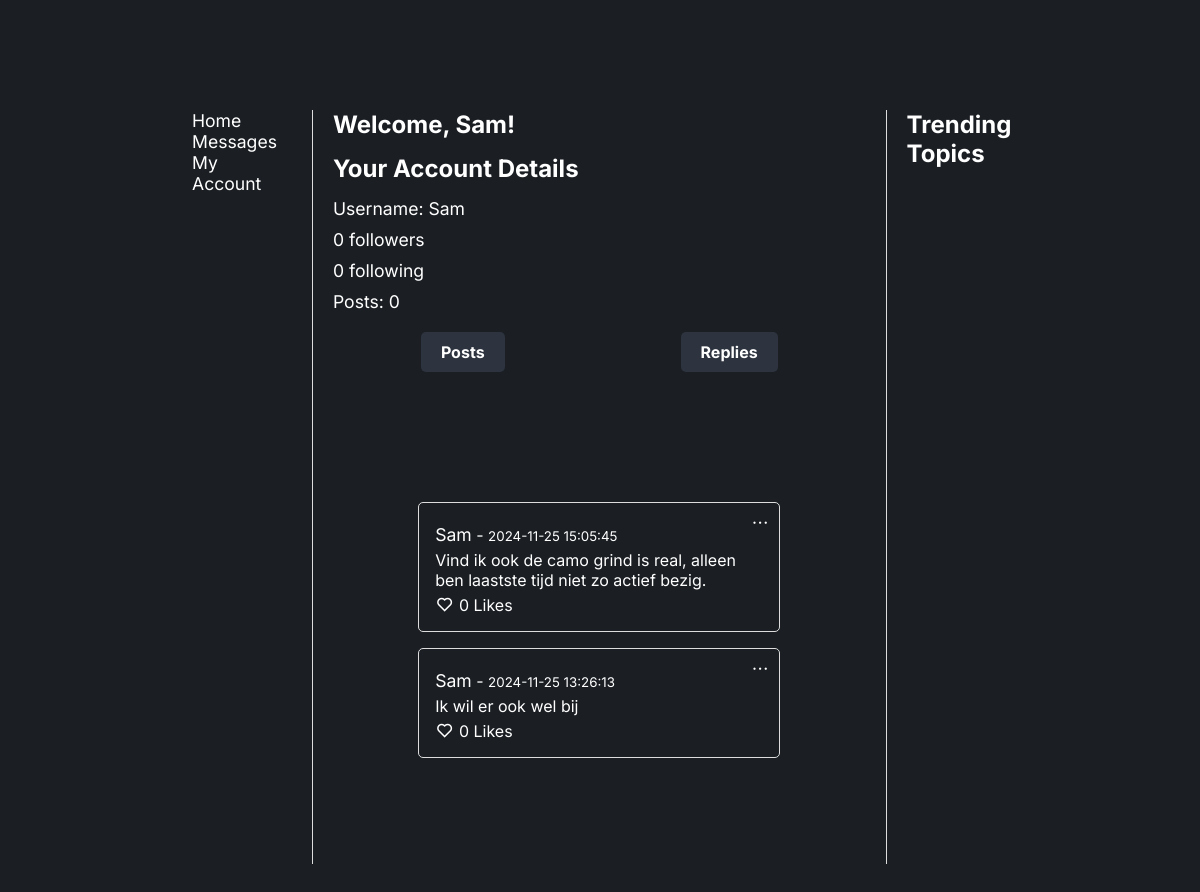
The app's page /account/replies (signed in), older data.
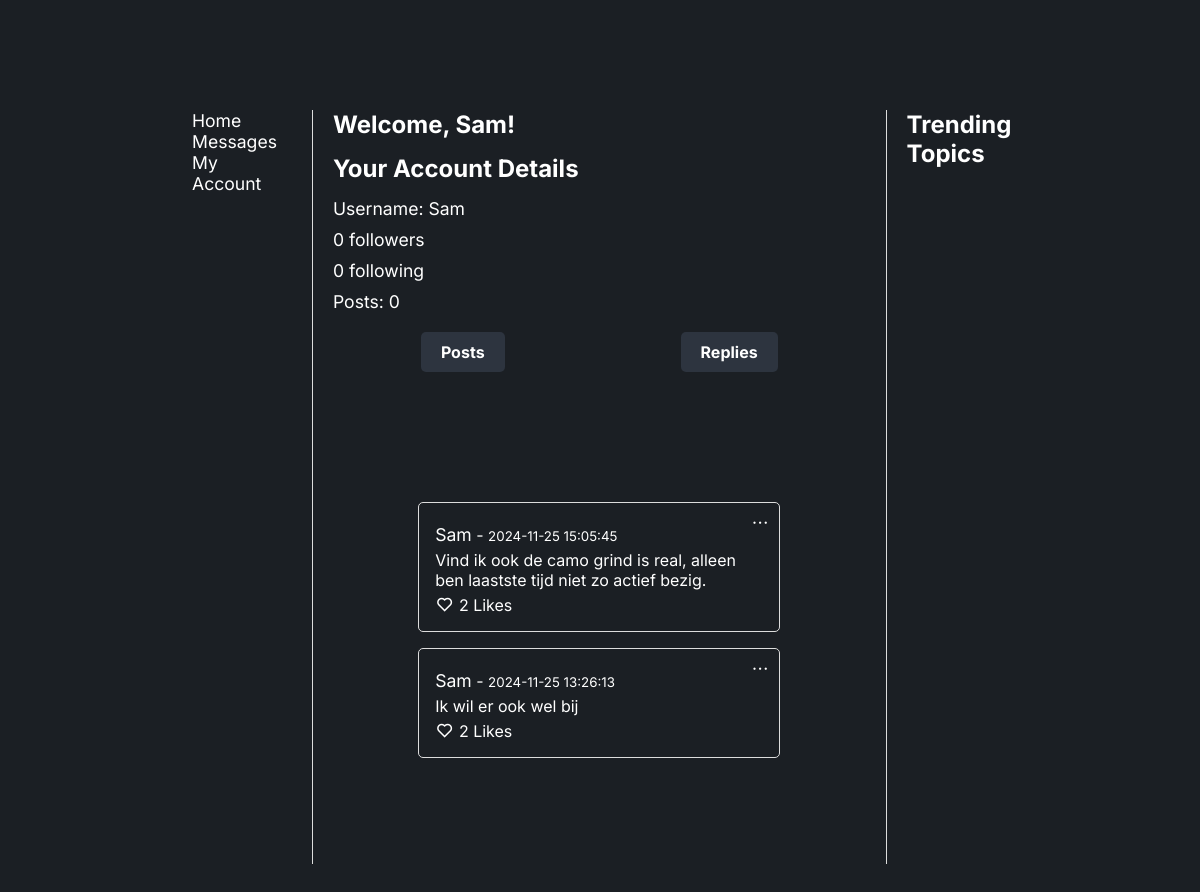
The same page, newer data.
### app/models.py (models this page shows)
class Comment(db.Model):
    id = db.Column(db.Integer, primary_key=True)
    post_id = db.Column(db.Integer, db.ForeignKey('post.id'), nullable=False)
    username = db.Column(db.String(50), nullable=False)
    content = db.Column(db.String(280), nullable=False)
    timestamp = db.Column(db.DateTime, default=datetime.utcnow)
    like_count = db.Column(db.Integer, default=0)

### app/routes.py (the view)
@main.route('/account/replies')
@login_required
def view_replies():
    user = current_user
    user_replies = Comment.query.filter_by(username=user.username).order_by(Comment.timestamp.desc()).all()
    return render_template('replies.html', user=user, replies=user_replies)

### app/__init__.py (called while the page is built)
def create_app():
    app = Flask(__name__)
    app.config['SECRET_KEY'] = 'your_secret_key'
    app.config['SQLALCHEMY_DATABASE_URI'] = 'sqlite:///site.db'
    db.init_app(app)
    migrate.init_app(app, db)
    bcrypt.init_app(app)
    login_manager.init_app(app)
    login_manager.login_view = 'main.login'
    login_manager.login_message_category = 'info'
    from .routes import main
    app.register_blueprint(main)
    from .models import User
    @login_manager.user_loader
    def load_user(user_id):
        return User.query.get(int(user_id))
    return app

### app/templates/replies.html (shortened to what this page needs)
<!DOCTYPE html>
<html lang="en">
  <head>
    <link rel="stylesheet" href="{{ url_for('static', filename='stylesheet.css') }}" />
    <link href="https://cdn.jsdelivr.net/npm/remixicon@4.3.0/fonts/remixicon.css" rel="stylesheet" />
  </head>
  <body>
    <section>
      <div class="container">
        <div class="main-content">
          <div class="navbar">
            <a href="{{ url_for('main.home') }}">Home</a>
            <a href="#">Messages</a>
            <a href="{{ url_for('main.view_account') }}" class="account-link">My Account</a>
          </div>
          <div class="account-details">
            <h1>Welcome, {{ user.username }}!</h1>
            <h2>Your Account Details</h2>
            <ul>
              <li>Username: {{ user.username }}</li>
              <li><p>{{ user.followers.count() }} followers</p></li>
              <li><p>{{ user.followed.count() }} following</p></li>
              <li>Posts: {{ posts|length }}</li>
            </ul>
            <div class="tabs">
              <a href="{{ url_for('main.view_account') }}" class="tab-link {% if active_tab == 'posts' %}active{% endif %}">Posts</a>
              <a href="{{ url_for('main.view_replies') }}" class="tab-link {% if active_tab == 'replies' %}active{% endif %}">Replies</a>
            </div>
            <section id="replies">
                {% for reply in replies %}
                <div class="post">
                  <div class="dropdown">
                    <i class="ri-more-line" onclick="toggleOptionsDropdown('{{ reply.id }}')"></i>
                  </div>
                  <p>
                    <a href="{{ url_for('main.view_profile', username=reply.username) }}" class="post-user">{{ reply.username }}</a>
                    - <small>{{ reply.timestamp.strftime('%Y-%m-%d %H:%M:%S') }}</small>
                  </p>
                  <p>{{ reply.content }}</p>
                  <div class="post-actions">
                    <form action="{{ url_for('main.like_comment', comment_id=reply.id) }}" method="POST">
                      <button type="submit">
                        <i class="ri-heart-line"></i>
                      </button>
                      <span>{{ reply.like_count }} {{ 'Like' if reply.like_count == 1 else 'Likes' }}</span>
                    </form>
                  </div>
                </div>
                {% endfor %}
              </section>
          </div>
          <div class="trending-topics">
            <h2>Trending Topics</h2>
          </div>
        </div>
      </div>
    </section>
  </body>
</html>

Row changes from the older to the newer data that the page shows:
changed Comment (number 1 of 2 on the later page): like_count "0" → "2"
changed Comment "Ik wil er ook wel bij": like_count "0" → "2"
